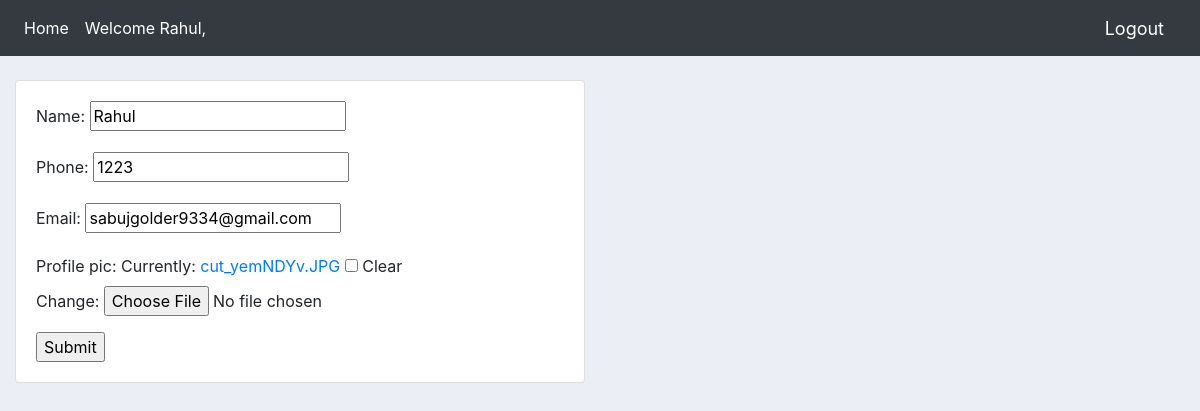
/update_customer/3/ (signed in), run on the app's committed database.
### ecmsapp/models.py (models this page shows, shortened)
class Customer(models.Model):
    user = models.OneToOneField(User,null=True,blank=True,on_delete=models.CASCADE)
    name = models.CharField(max_length=128,null=True)
    phone = models.CharField(max_length=20,null=True)
    email = models.EmailField(max_length=128,null=True)
    profile_pic = models.ImageField(default="profile1.png",null=True,blank=True)
    date_created = models.DateTimeField(auto_now_add=True)

### ecmsapp/decorators.py (the view)
		def wrapper_func(request, *args, **kwargs):
			group = None
			if request.user.groups.exists():
				group = request.user.groups.all()[0].name
			if group in allowed_roles:
				return view_func(request, *args, **kwargs)
			else:
				return HttpResponse('You are not authorized to view this page')

### ecmsapp/forms.py
class UpdateCustomer(ModelForm):
    class Meta:
        model = Customer
        fields = '__all__'
        exclude = ['user']

### ecmsapp/views.py (called while the page is built)
@login_required(login_url='login')
@allowed_users(allowed_roles=['admin','customer'])
def Update_Customer(request, pk):
	customer = Customer.objects.get(id=pk)
	form = UpdateCustomer(instance=customer)
	if request.method == 'POST':
		form = UpdateCustomer(request.POST, instance=customer)
		if form.is_valid():
			form.save()
			return HttpResponse('Update SuccessFully')
	context = {'form':form}
	return render(request, 'ecmsapp/customer_update_form.html', context)

### ecmsapp/templates/ecmsapp/customer_update_form.html (shortened to what this page needs)
{%  extends 'ecmsapp/main.html' %}
{% load static %}
{% block content %}
<br>
<div class="row">
	<div class="col-md-6">
		<div class="card card-body">
			<form action="" method="POST" enctype="multipart/form-data">
			  {{form.as_p}}
				<input type="submit" name="Submit">
			</form>
		</div>
	</div>
</div>
{% endblock %}

### ecmsapp/templates/ecmsapp/navbar.html (shortened to what this page needs)
<nav class="navbar navbar-expand-lg navbar-dark bg-dark">
  <div class="collapse navbar-collapse" id="navbarNav">
    <ul class="navbar-nav">
      {% if request.user.is_authenticated %}
        <li class="nav-item active">
          <a class="nav-link" href="{% url 'home' %}">Home</a>
        </li>
        {% if user.groups.all.0.name == "admin" %}
          <li class="nav-item active">
            <a class="nav-link" >Welcome Admin,</a>
          </li>
          <li class="nav-item active">
            <a class="nav-link" href="{% url 'all_shops' %}" >All Shops</a>
          </li>
        {% else %}
          <li class="nav-item active">
            <a class="nav-link" >Welcome {{request.user}},</a>
          </li>
        {% endif %}
      {% else %}
        <li class="nav-item active">
          <a class="nav-link" href="{% url 'home' %}">Home</a>
        </li>
      {% endif %}
    </ul>
  </div>
  {% if request.user.is_authenticated %}
    <span ><a  class="hello-msg" href="{% url 'logout' %}">Logout</a></span>
  {% else %}
    <span ><a  class="hello-msg" href="{% url 'login' %}">Login</a></span>
    <span ><a  class="hello-msg" href="{% url 'register' %}">Sign Up</a></span>
  {% endif %}
</nav>

### static/css/main.css (style rules this page uses)
body { background-color: #ebeff5; }
html, body { height: 100%; width: 100%; margin: 0; padding: 0; }

### ecmsapp/templates/ecmsapp/navbar.html (style rules this page uses)
.hello-msg { font-size: 18px; color: #fff; margin-right: 20px; }

### data on the page
Customer: name "Rahul", phone "1223", email "sabujgolder9334@gmail.com"

### other printed values
{{ request.user }} "Rahul"
